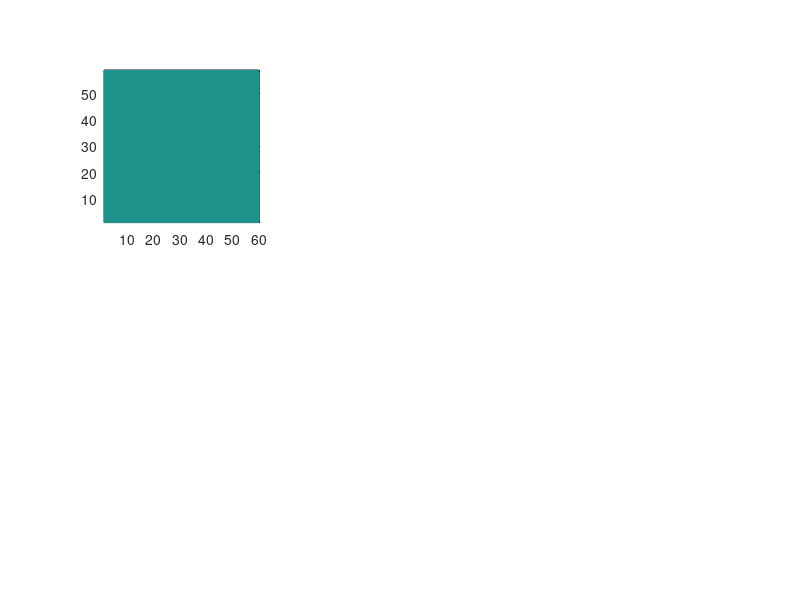
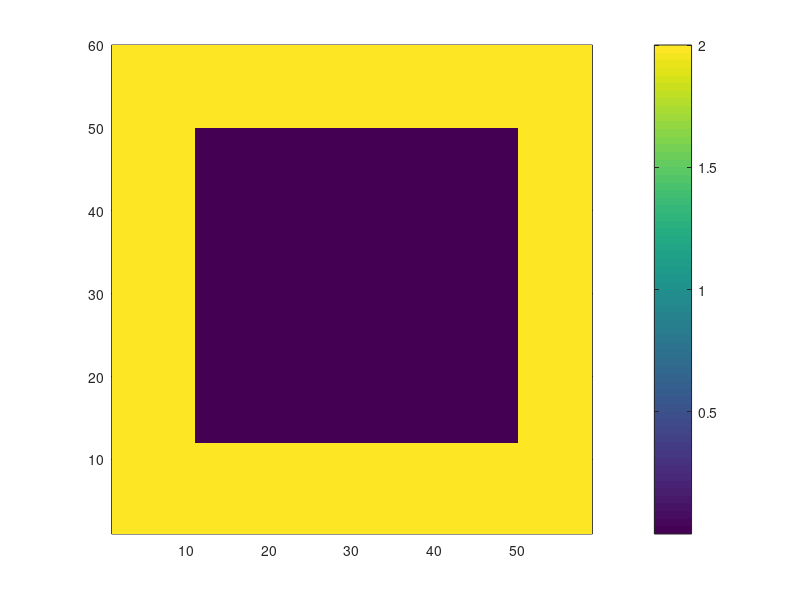

MATLAB code to generate these figures, in order: (Note: this script raises an error after producing the figures.)
%---------------------------------------------------------------
%    Compact Dispersion by Su Yu-Lun
%---------------------------------------------------------------
clear all; clc;
c=3e8;
muz=4.0*pi*1.0e-7;
epsz=1.0/(c*c*muz);
epsr=1.0;      
sigm1=0.0;


lamdastart=400.e-9;  lamdaend=1000.e-9;
lamda0=500.D-9;
nfreq=50; 

nmax=10000;
i_size=50;
j_size=50;
dx=20e-9;
phi=135;

iebc=5; jebc=iebc;

NearToFar=0;  %!..................near to far field turn on/off ...............
corrdinatelamda=1;
%  problem parameter
for ProgramParameters=1:1
ie=i_size+2*iebc;
je=j_size+2*jebc;
isrc=round(ie/2);jsrc=round(je/2);
ib=ie-1;jb=je-1;
omegacenter=2*pi*c/lamda0;
dt=dx/2/c;
tpi=2*pi;      
end;
%.......initialize Frequency and Angular Frequency Arrays.......
%      data freq/fcenter/
      lamdaspan=(lamdaend-lamdastart);
if(nfreq  == 1.)
     wstart=omegacenter; %c/(lamdastart)*tpi !4.77204e15	   ! FT starting frequency
	  wspan=omegacenter; %c/(lamdaend)*tpi-c/(lamdastart)*tpi  !.254509e15
       for i=1:nfreq
	  omega(i)=omegacenter; % !   wstart+float(i-1)/float(nfreq)*wspan        !tpi*freq(i)
      freq(i)=omega(i)/tpi;
        end;
else
for i=1:nfreq
		if(corrdinatelamda == 1.)
			 lamda(i)=lamdastart+(i-1)*lamdaspan/(nfreq);
			 omega(i)=tpi*c/lamda(i);
		else  
		     wstart= c/(lamdastart)*tpi ;
             wspan= c/(lamdaend)*tpi-c/(lamdastart)*tpi;
			 omega(i)=wstart+(i-1)/(nfreq)*wspan;
        end  
			 freq(i)=omega(i)/tpi;
end;
end;       
      ndelay=(2.e-15/dt);   %!int(3.0*gwidth)
	  gwidth2=(ndelay)^2/9.0;     %!gwidth**2  

for setup=1:1

sig(1:ie,1:je)=0;
eps(1:ie,1:je)=0;

      Ex(1:ib,1:je)=0 ; 
      Ey(1:ie,1:jb)=0; 
      Hz(1:ib,1:jb)=0;  
      Ez(1:ie,1: je)=0; 
      Hx(1:ie,1: jb)=0;
      Hy(1:ib,1: je)=0;
      
%cpml
ProjExj1(1:ib,1:je)=0 ; 
ProjExj2(1:ib,1:je)=0 ; 
ProjEyi2(1:ie,1:jb)=0; 
ProjEyi1(1:ie,1:jb)=0; 
ProjHzj1(1:ib,1:jb)=0;  
ProjHzj2(1:ib,1:jb)=0;  
ProjHzi2(1:ib,1:jb)=0;  
ProjHzi1(1:ib,1:jb)=0;  

ProjEzj1(1:ie,1:je)=0 ; 
ProjEzj2(1:ie,1:je)=0 ; 
ProjEzi2(1:ie,1:je)=0; 
ProjEzi1(1:ie,1:je)=0; 
ProjHxj1(1:ie,1:jb)=0;  
ProjHxj2(1:ie,1:jb)=0;  
ProjHyi2(1:ib,1:je)=0;  
ProjHyi1(1:ib,1:je)=0;  


bwex(1:ie)=0;
cwex(1:ie)=0;
bwey(1:je)=0;
cwey(1:je)=0;
alphae(1:iebc)=0;
sigmae(1:iebc)=0;


bwhx(1:ie)=0;
cwhx(1:ie)=0;
bwhy(1:je)=0;
cwhy(1:je)=0;
alphah(1:iebc-1)=0;
sigmah(1:iebc-1)=0;

kapahx(1:ie)=1;
kapaex(1:ie)=1;
kapahy(1:je)=1;
kapaey(1:je)=1;

ehin_i(1:ie)=1;   %F_ey(1:jb,1)=0; 
hein_i(1:ib)=1;   %F_ex(1:ib,1)=0; 
ehin_j(1:je)=1;   % F_hx(1:ib,1)=0; ,F_hy(1:jb,1)=0; 
hein_j(1:jb)=1;

end;


%===============================
%                        TFSF 
%===============================
%......Total Field/Scattered Field Parameters......
igaps=iebc+14;jgaps=jebc+14;igapsa=iebc+13; jgapsa=jebc+13;
%igaps=iebc+54;jgaps=jebc+54;igapsa=iebc+13; jgapsa=jebc+13;
%.......Total Field/Scattered Field Parameters......
if (ie >= je)    maxdim=ie; 
else  maxdim=je; 
end;
 inc=4*maxdim; incm = inc-1;
 %parameters for total/scattered boundary
iL = igaps + 1; jL = jgaps + 1;im = ie - igaps; jm = je - jgaps;     in = ib - igaps;	  jn = jb - jgaps;
%!        parameters for sa planes
io = igapsa + 1; jo = jgapsa + 1;ip = ie - igapsa; jp = je - jgapsa;iq = ip - 1; jq = jp - 1;
%         .... grid parameters....
fil = (iL);      fjl = (jL);      ril = fil - 0.5;      rjl = fjl - 0.5;      fim = (im);
fjm = (jm);      rim = fim + 0.5;      rjm = fjm + 0.5;
for arraysTS=1:1
   %          .....initialize the matrices.....
  epsr1D(1:inc)=1.D0;
  ezi(1:inc) = 0.0;
  hxi(1:incm) = 0.0;
%       arrays for envelopes at sa plane
%TSi=iq-io+1;TSj=jp-jo+1;
TSi=iq;TSj=jp;
exef=zeros(TSi,nfreq,2);
eyer=zeros(TSj,nfreq,2);
exeb=zeros(TSi,nfreq,2);
eyel=zeros(TSj,nfreq,2);
hzef=zeros(TSi,nfreq,2);
hzer=zeros(TSj,nfreq,2);
hzeb=zeros(TSi,nfreq,2);
hzel=zeros(TSj,nfreq,2);
exief=zeros(TSi,nfreq,2);
eyier=zeros(TSj,nfreq,2);
exieb=zeros(TSi,nfreq,2);
eyiel=zeros(TSj,nfreq,2);
hzief=zeros(TSi,nfreq,2);
hzier=zeros(TSj,nfreq,2);
hzieb=zeros(TSi,nfreq,2);
hziel=zeros(TSj,nfreq,2);
 totalrcse=zeros(nfreq,1);
 totalrcseInc=zeros(nfreq,1);
 totalrcseExt=zeros(nfreq,1);
%        .....wave-source case selection logic.....
      cph = cos(phi * pi/180.D0);      sph = sin(phi * pi/180.D0);
      if (phi <= 90.D0)
        wa = cph;        wb = sph;        xo = fil;        yo = fjl;
      elseif (phi <= 180.D0)
        wa = -sin(pi/180.D0 * (phi-90.D0));        wb = cos(pi/180.D0 * (phi-90.D0));
        xo = fim;        yo = fjl;
      elseif (phi <= 270.D0)
        wa = -cos(pi/180.D0 * (phi-180.D0));        wb = -sin(pi/180.D0 * (phi-180.D0));
        xo = fim;        yo = fjm;
      else
        wa = sin(pi/180.D0 * (phi-270.D0));        wb = -cos(pi/180.D0 * (phi-270.D0));
        xo = fil;        yo = fjm;
      end;
      txhz1 = wa*(ril-xo);      txhz2 = wa*(rim-xo);      tyhz1 = wb*(rjl-yo);
      tyhz2 = wb*(rjm-yo);      txey1 = wa*(ril-xo) + 0.5D0;
      txey2 = wa*(rim-xo) + 0.5D0;      tyex1 = wb*(rjl-yo) + 0.5D0;
      tyex2 = wb*(rjm-yo) + 0.5D0;
	  ES33=0.D0;	      ES22 = 0.D0;
	  ES11 = 0.D0;	  ED33=0.D0;      ED22 = 0.D0;      ED11 = 0.D0;
	  Ex_old=0.D0;	  Ey_old=0.D0;	 PEy_old2=0.D0;% PEx_old2=0.D0;	  
end;
ra = dt / epsz / dx;     
rb = dt / 2.0 / muz;      
rc = dt / muz / dx; 


%===============================
%                          PML 
%===============================

ma=1;     m=3.d0;    mur=1;  rmax=1.e-14; epsr=1;
  eta=sqrt(muz*mur/epsz/epsr);
  SigmaMax=(0.8*(m+1)/(dx*(muz/epsz*epsr)^0.5)); 
AlphaMax=0.0003; 
 	  kmax=15.;
for PMLandValueinitial=1:1
  %!.......Fill grid with ether......
     FreespeceSigma=0;
      hzDa(1:ie,1:je)=1.0;
	  hzDb(1:ie,1:je)=(dt/(muz));	       
for i = 1:iebc   %=======  E  
      SigmaEbc(i) = SigmaMax * ( (iebc - i) / (iebc - 1.0) )^m ; 
      KapaEbc(i) = 1.0+(kmax-1.0)*((iebc - i) / (iebc - 1.0))^m ; 
      AlphaEbc(i) = AlphaMax*((i-1.0)/(iebc-1.0))^ma; 
      bwebc(i) = exp(-(SigmaEbc(i) / KapaEbc(i) + AlphaEbc(i))*dt/epsz) ; 
      if ( (SigmaEbc(i) == 0.0) && (AlphaEbc(i) == 0.0) && (i == iebc) )   
         cwebc(i) = 0.0; 
      else 
         cwebc(i) = SigmaEbc(i)*(bwebc(i)-1.0)/(SigmaEbc(i)+KapaEbc(i)*AlphaEbc(i)) / KapaEbc(i); 
      end 
  end 
for i = 1:iebc-1 %=======  H  
      SigmaHbc(i) = SigmaMax * ( (iebc - i - 0.5)/(iebc-1.0))^m; 
      KapaHbc(i) = 1.0+(kmax-1.0)*((iebc - i - 0.5) / (iebc - 1.0))^m ; 
      AlphaHbc(i) = AlphaMax*((i-0.5)/(iebc-1.0))^ma; 
      bwhbc(i) = exp(-(SigmaHbc(i) / KapaHbc(i) + AlphaHbc(i))*dt/epsz) ; 
      cwhbc(i) = SigmaHbc(i)*(bwhbc(i)-1.0)/ (SigmaHbc(i)+KapaHbc(i)*AlphaHbc(i)) / KapaHbc(i); 
end  


for i=1:iebc
		 el=iebc+1-i;   % iebc, iebc-1, ...1
		 er=ie-iebc+i;  % ie-iebc-1.........ie 
    
         kapaex(i)   =KapaEbc(i);
         kapaex(er) =KapaEbc(el);         
  		 bwex(i) =bwebc(i);
		 bwex(er) =bwebc(el);         
		 cwex(i) =cwebc(i);
		 cwex(er) =cwebc(el);
      end;
for i=1:iebc-1
		 el=iebc-i;   % iebc-1, iebc-1, ...1
		 er=ie-iebc+i;  % ie-iebc-1.........ib 

         kapahx(i)   =KapaHbc(i);
         kapahx(er) =KapaHbc(el);      
		 bwhx(i) =bwhbc(i);
		 bwhx(er) =bwhbc(el);         
		 cwhx(i) =cwhbc(i);
		 cwhx(er) =cwhbc(el);    
      end;

for j=1:jebc
		 el=jebc+1-j;   % iebc, iebc-1, ...1
		 er=je-jebc+j;  % ie-iebc-1.........ie 
    
         kapaey(j)   =KapaEbc(j);
         kapaey(er) =KapaEbc(el);         
  		 bwey(j) =bwebc(j);
		 bwey(er) =bwebc(el);         
		 cwey(j) =cwebc(j);
		 cwey(er) =cwebc(el);
      end;
for j=1:jebc-1
		 el=jebc-j;   % iebc-1, iebc-1, ...1
		 er=je-jebc+j;  % ie-iebc-1.........ib 

         kapahy(j)   =KapaHbc(j);
         kapahy(er) =KapaHbc(el);      
		 bwhy(j) =bwhbc(j);
		 bwhy(er) =bwhbc(el);         
		 cwhy(j) =cwhbc(j);
		 cwhy(er) =cwhbc(el);    
      end;      
   
end;  
%plot(kapae) 
%plot(ehCa)      plot(ehCb)         plot(heDa)       plot(heDb)   plot(a)

        
%---------------------------------------------------------------
%            1/k/dx
%---------------------------------------------------------------
   ehin_i(1:ie) = 1./(kapaex(1:ie)*dx);
   ehin_j(1:je) = 1./(kapaey(1:je)*dx);
   hein_i(1:ib) = 1./(kapahx(1:ib)*dx);
   hein_j(1:jb) = 1./(kapahy(1:jb)*dx);

      Ex_old(1:ib,1:je)=0 ; 
      Ey_old(1:ie,1:jb)=0; 
      DEx(1:ib,1:je)=0 ; 
      DEy(1:ie,1:jb)=0; 
      DEx_old(1:ib,1:je)=0; 
      DEy_old(1:ie,1:jb)=0; 
      DEx_old2(1:ib,1:je)=0; 
      DEy_old2(1:ie,1:jb)=0;
      
      sigmazgeox(1:ie,1:je)=0;
      sigmazgeoy(1:ie,1:je)=0;
      sigmazgeoz(1:ie,1:je)=0;

      Ez_old(1:ie,1:je)=0 ; 
      DEz(1:ie,1:je)=0 ; 
      DEz_old(1:ie,1:je)=0; 
      DEz_old2(1:ie,1:je)=0; 
 Ex0=Ex;
 Ey0=Ey;
 Ez0=Ez;     
 Hx0=Hx;
 Hy0=Hy;
 Hz0=Hz;
 
exCa(1:ib,1:je)=0;
exCb(1:ib,1:je)=0;
eyCa(1:ie,1:jb)=0;
eyCb(1:ie,1:jb)=0;
ezCa(1:ie,1:je)=0;
ezCb(1:ie,1:je)=0;
epsrxyz(1:ib,1:jb)=epsz;
epsrex(1:ib,1:je)=epsz;
epsrey(1:ie,1:jb)=epsz;
epsrez(1:ie,1:je)=epsz;

 
%=======Ag 250nm-1000nm======
epsInf= 2.3646;
Wgap= 8.7377           /27.2214D0/(2.41888D-17);
gama= 0.07489         /27.2214D0/(2.41888D-17);


cb0=dt/dx/epsz;
db0=dt/dx/muz;
dn1=(1-gama*dt/2)/(1+gama*dt/2)
dn2=epsz*Wgap^2*dt/2/(dt*gama/2+1)
betad=epsz*epsInf/dt+dn2/2
betad=1/betad
betab=(epsz*epsInf/dt-dn2/2)*betad


    geometry=1;
%Keff=0.01*omega/c;
% Slit
jinterface=jL+100*(1e-9)/dx;
radius= 50; %(nm)                ! width
thickness=0; %(nm)	        !  thickness    
distance=150; %nm
materials= 2;			% =1.D0 -->  Gold Au,  2.D0 --> PEC,   other--> Dielectric
radius = radius*(1e-9)/dx/2;  
thickness=thickness *(1e-9)/dx;distance=distance *(1e-9)/dx;

if geometry==1
   radius_a=800 ;  %nm
   radius_b=800 ;  %nm
   radius_a = radius_a*(1e-9)/dx/2    ;
   radius_b = radius_b*(1e-9)/dx/2    ;
for i=1:ib
for j=1:jb
if( i <= isrc-radius_a | i >= isrc+radius_a | j <= jsrc-radius_b | j >= jsrc+radius_b )
	  sigmazgeox(i,j)=materials;
	  sigmazgeox(i,j+1)=materials;
	  sigmazgeoy(i,j)=materials;
	  sigmazgeoy(i+1,j)=materials;
      sigmazgeoz(i,j)=materials;
      sigmazgeoz(i+1,j)=materials;
      sigmazgeoz(i,j+1)=materials;
      sigmazgeoz(i+1,j+1)=materials;
      epsrex(i,j)=epsz*1.0;
      epsrex(i,j+1)=epsz*1.0;
      epsrey(i,j)=epsz*1.0;
	  epsrey(i+1,j)=epsz*1.0;
      epsrez(i,j)=epsz*1.0;
	  epsrez(i+1,j)=epsz*1.0;
      epsrez(i,j+1)=epsz*1.0;
      epsrez(i+1,j+1)=epsz*1.0;
     end;
end;
end; %        !Rectangular waveguide
nobsmax=9;
iobs(1)=floor(isrc-radius_a+radius_a*0.5);
iobs(2)=floor(isrc-radius_a+radius_a*1);
iobs(3)=floor(isrc-radius_a+radius_a*1.5);

iobs(4)=floor(isrc-radius_a+radius_a*0.5);
iobs(5)=floor(isrc-radius_a+radius_a*1);
iobs(6)=floor(isrc-radius_a+radius_a*1.5);
iobs(7)=floor(isrc-radius_a+radius_a*0.5);
iobs(8)=floor(isrc-radius_a+radius_a*1);
iobs(9)=floor(isrc-radius_a+radius_a*1.5);

jobs(1)=floor(jsrc-radius_b+radius_b*0.5);
jobs(2)=floor(jsrc-radius_b+radius_b*0.5);
jobs(3)=floor(jsrc-radius_b+radius_b*0.5);
jobs(4)=floor(jsrc-radius_b+radius_b*1.0);
jobs(5)=floor(jsrc-radius_b+radius_b*1.0);
jobs(6)=floor(jsrc-radius_b+radius_b*1.0);
jobs(7)=floor(jsrc-radius_b+radius_b*1.5);
jobs(8)=floor(jsrc-radius_b+radius_b*1.5);
jobs(9)=floor(jsrc-radius_b+radius_b*1.5);
m=1;
n=1;
TEModes=1;
TMModes=0;
h2=((m)*pi/2./radius_a/dx)^2+((n)*pi/2./radius_b/dx)^2;
kc=sqrt(h2);
betamn=sqrt( (omegacenter/3e8)^2-kc^2)  ;  %   %%% lamda0  pulse=lamda
Keff=betamn;

if (TEModes== 1)   %%TEmode--------------------
for X=isrc-radius_a:isrc+radius_a
for Y=jsrc-radius_b:jsrc+radius_b
Ex0(X,Y)= omegacenter*muz/h2*(n*pi/2/radius_b)*cos(m*pi/2/radius_a*(X-isrc+radius_a))*sin(n*pi/2/(radius_b)*(Y-jsrc+radius_b));
Ey0(X,Y)=-omegacenter*muz/h2*(m*pi/2/radius_a)*sin(m*pi/2/radius_a*(X-isrc+radius_a))*cos(n*pi/2/(radius_b)*(Y-jsrc+radius_b));
Hx0(X,Y)=Keff/h2*(m*pi/2/radius_a)*sin(m*pi/2/radius_a*(X-isrc+radius_a))*cos(n*pi/2/(radius_b)*(Y-jsrc+radius_b));    
Hy0(X,Y)=Keff/h2*(n*pi/2/radius_b)*cos(m*pi/2/radius_a*(X-isrc+radius_a))*sin(n*pi/2/(radius_b)*(Y-jsrc+radius_b));    
Hz0(X,Y)=cos(m*pi/2/radius_a*(X-isrc+radius_a))*cos(n*pi/2/(radius_b)*(Y-jsrc+radius_b));

end  
end     
end    %%TEmode--------------------
if (TMModes == 1)  %%TMmode--------------------
for X=isrc-radius_a:isrc+radius_a
for Y=jsrc-radius_b:jsrc+radius_b
Ex0(X,Y)=sin(m*pi/2/radius_a*(X-isrc+radius_a))*sin(n*pi/2/(radius_b)*(Y-jsrc+radius_b));
Ey0(X,Y)=sin(m*pi/2/radius_a*(X-isrc+radius_a))*sin(n*pi/2/(radius_b)*(Y-jsrc+radius_b));
Ez0(X,Y)=sin(m*pi/2/radius_a*(X-isrc+radius_a))*sin(n*pi/2/(radius_b)*(Y-jsrc+radius_b));
Hx0(X,Y)=sin(m*pi/2/radius_a*(X-isrc+radius_a))*sin(n*pi/2/(radius_b)*(Y-jsrc+radius_b));
Hy0(X,Y)=sin(m*pi/2/radius_a*(X-isrc+radius_a))*sin(n*pi/2/(radius_b)*(Y-jsrc+radius_b));
end  
end     

end           %%TMmode--------------------

end
 Keff=betamn*dx;   

exCa(1:ib,1:je)=(1.0-FreespeceSigma*dt ./ (2.0*epsrex(1:ib,1:je))) ./(1.0 +FreespeceSigma* dt ./ (2.0*epsrex(1:ib,1:je)));
exCb(1:ib,1:je)=(dt./(epsrex(1:ib,1:je))) ./ (1.0 + FreespeceSigma*dt ./ (2.0*epsrex(1:ib,1:je)));
eyCa(1:ie,1:jb)=(1.0-FreespeceSigma*dt./ (2.0*epsrey(1:ie,1:jb))) ./(1.0 +FreespeceSigma* dt ./ (2.0*epsrey(1:ie,1:jb)));
eyCb(1:ie,1:jb)=(dt./(epsrey(1:ie,1:jb))) ./ (1.0 + FreespeceSigma*dt ./ (2.0*epsrey(1:ie,1:jb)));
ezCa(1:ie,1:je)=(1.0-FreespeceSigma*dt./ (2.0*epsrez(1:ie,1:je))) ./(1.0 +FreespeceSigma* dt ./ (2.0*epsrez(1:ie,1:je)));
ezCb(1:ie,1:je)=(dt./(epsrez(1:ie,1:je))) ./ (1.0 + FreespeceSigma*dt ./ (2.0*epsrez(1:ie,1:je)));
figure(99)
 pcolor((epsrex(1:ib,1:je)+sigmazgeox(1:ib,1:je))');shading flat;daspect([1 1 1]);colorbar; 
 %stop;%
 %pause;%stop;
 
 ExDFTobs(1:nobsmax,1:nfreq,1:2)=0.;
 EyDFTobs(1:nobsmax,1:nfreq,1:2)=0.;
 EzDFTobs(1:nobsmax,1:nfreq,1:2)=0.;
 HxDFTobs(1:nobsmax,1:nfreq,1:2)=0.;
 HyDFTobs(1:nobsmax,1:nfreq,1:2)=0.;
 HzDFTobs(1:nobsmax,1:nfreq,1:2)=0.;
 snorm(1:nfreq,1:2)=0.;
 %Hx=Hx0;Hy=Hy0;Hz=Hz0;
for  n=1:nmax
		  %n   
      t2=(n)*dt;tt2=(n-ndelay)*dt;



  gaussianProfile=exp(-1.0*((n-ndelay)^2)/gwidth2);

 sinusoid=sin(c/500e-9*2*pi*t2) ; 

        sinegauss=sinusoid*gaussianProfile;
		esource=sinegauss/377;          
        
%=======================
%        update  Ex Ey Ez
%=======================
      Ex_old2(1:ib,1:je)=Ex_old(1:ib,1:je); 
      Ex_old(1:ib,1:je)=Ex(1:ib,1:je); 
      DEx_old2(1:ib,1:je)=DEx_old(1:ib,1:je); 
      DEx_old(1:ib,1:je)=DEx(1:ib,1:je); 
  
for i=1:ib   
  for  j=2:jb
         if (sigmazgeox(i,j) == 1)
     Ex(i,j)=betab*Ex(i,j)+((Hz(i,j)-Hz(i,j-1))*ehin_j(j) -(dn1+1)*0.5*DEx(i,j))*betad +Keff*Hy(i,j)*exCb(i,j);
              DEx(i,j)=dn1*DEx_old(i,j)+dn2*(Ex(i,j)+Ex_old(i,j)) ;
              ProjExj1(i,j)=bwey(j)*ProjExj1(i,j)+cwey(j) *(Hz(i,j)-Hz(i,j-1))/dx;    
              Ex(i,j) = Ex(i,j) + exCb(i,j)*ProjExj1(i,j)*betad;
         elseif (sigmazgeox(i,j) == 2)       
     Ex(i,j)=0;
              ProjExj1(i,j)=bwey(j)*ProjExj1(i,j)+cwey(j) *(Hz(i,j)-Hz(i,j-1) )/dx;    
              Ex(i,j) = Ex(i,j) + exCb(i,j)*ProjExj1(i,j);
         else
     Ex(i,j)=Ex(i,j)+(Hz(i,j)-Hz(i,j-1)+Keff*Hy(i,j))*cb0  ;     
              %ProjExj1(i,j)=bwey(j)*ProjExj1(i,j)+cwey(j) *(Hz(i,j)-Hz(i,j-1))/dx;    
              %Ex(i,j) = Ex(i,j) + exCb(i,j)*ProjExj1(i,j);
         end             
   end;    
end;

      Ey_old2(1:ie,1:jb)=Ey_old(1:ie,1:jb); 
      Ey_old(1:ie,1:jb)=Ey(1:ie,1:jb); 
      DEy_old2(1:ie,1:jb)=DEy_old(1:ie,1:jb);  
      DEy_old(1:ie,1:jb)=DEy(1:ie,1:jb);        
for i=2:ib      
  for  j=1:jb 
         if (sigmazgeoy(i,j) == 1)
      Ey(i,j)=betab*Ey(i,j)+((Hz(i-1,j)-Hz(i,j))*ehin_i(i)  -(dn1+1)*0.5*DEy(i,j) )*betad -Keff*Hx(i,j)*eyCb(i,j);
              DEy(i,j)=dn1*DEy_old(i,j)+dn2*(Ey(i,j)+Ey_old(i,j));
              ProjEyi1(i,j) = bwex(i)*ProjEyi1(i,j) - cwex(i)*(Hz(i,j) - Hz(i-1,j))/dx;  
              Ey(i,j) = Ey(i,j) +  eyCb(i,j)*ProjEyi1(i,j)*betad;
         elseif (sigmazgeoy(i,j) == 2)    
      Ey(i,j)=0;
              ProjEyi1(i,j) = bwex(i)*ProjEyi1(i,j) - cwex(i)*(Hz(i,j) - Hz(i-1,j))/dx;  
              Ey(i,j) = Ey(i,j) +  eyCb(i,j)*ProjEyi1(i,j);
         else
      Ey(i,j)=Ey(i,j)+(-Hz(i,j)+Hz(i-1,j)-Keff*Hx(i,j) )*cb0;    
             % ProjEyi1(i,j) = bwex(i)*ProjEyi1(i,j) - cwex(i)*(Hz(i,j) - Hz(i-1,j))/dx;  
              %Ey(i,j) = Ey(i,j) +  eyCb(i,j)*ProjEyi1(i,j);
         end    
   end;    
end;

      Ez_old2(1:ib,1:jb)=Ez_old(1:ib,1:jb); 
      Ez_old(1:ib,1:jb)=Ez(1:ib,1:jb); 
      DEz_old2(1:ib,1:jb)=DEz_old(1:ib,1:jb);  
      DEz_old(1:ib,1:jb)=DEz(1:ib,1:jb); 
for i = 2:ib 
     for j = 2:jb 
          if (sigmazgeoz(i,j) == 1)      
      Ez(i,j)=betab*Ez(i,j)+( ((Hy(i,j) - Hy(i-1,j))*ehin_i(i) + (Hx(i,j-1) - Hx(i,j))*ehin_j(j)) -(dn1+1)*0.5*DEz(i,j) )*betad;
              DEz(i,j)=dn1*DEz_old(i,j)+dn2*(Ez(i,j)+Ez_old(i,j));
              ProjEzj1(i,j)=bwey(j)*ProjEzj1(i,j)+cwey(j) *(Hx(i,j-1) - Hx(i,j))/dx;    
              Ez(i,j) = Ez(i,j) +ezCb(i,j)*ProjEzj1(i,j)*betad;
              ProjEzi1(i,j) = bwex(i)*ProjEzi1(i,j) + cwex(i)*(Hy(i,j) - Hy(i-1,j))/dx;  
              Ez(i,j) = Ez(i,j) +ezCb(i,j)*ProjEzi1(i,j)*betad;
         elseif (sigmazgeoz(i,j) == 2)    
      Ez(i,j)=0;
              ProjEzj1(i,j)=bwey(j)*ProjEzj1(i,j)+cwey(j) *(Hx(i,j-1) - Hx(i,j))/dx;    
              Ez(i,j) = Ez(i,j) +ezCb(i,j)*ProjEzj1(i,j);
              ProjEzi1(i,j) = bwex(i)*ProjEzi1(i,j) + cwex(i)*(Hy(i,j) - Hy(i-1,j))/dx;  
              Ez(i,j) = Ez(i,j) +ezCb(i,j)*ProjEzi1(i,j);
          else
      Ez(i,j) = Ez(i,j) + cb0* ((Hy(i,j) - Hy(i-1,j) + (Hx(i,j-1) - Hx(i,j))));
             % ProjEzj1(i,j)=bwey(j)*ProjEzj1(i,j)+cwey(j) *(Hx(i,j-1) - Hx(i,j))/dx;    
              %Ez(i,j) = Ez(i,j) +ezCb(i,j)*ProjEzj1(i,j);
             % ProjEzi1(i,j) = bwex(i)*ProjEzi1(i,j) + cwex(i)*(Hy(i,j) - Hy(i-1,j))/dx;  
             % Ez(i,j) = Ez(i,j) +ezCb(i,j)*ProjEzi1(i,j);
          end
	end 
end 
 
 %  Ez=Ez+Ez0*esource; 
  for iff=1:nfreq
      rd(iff,1)=esource*cos(omega(iff)*t2);
      rd(iff,2)=esource*sin(omega(iff)*t2);
      snorm(iff,1)=snorm(iff,1)+rd(iff,1);
      snorm(iff,2)=snorm(iff,2)+rd(iff,2);
      for i1=1:2
           for nobs=1:nobsmax
              ExDFTobs(nobs,iff,i1)=ExDFTobs(nobs,iff,i1)+Ex(iobs(nobs),jobs(nobs))*rd(iff,i1);
              EyDFTobs(nobs,iff,i1)=EyDFTobs(nobs,iff,i1)+Ey(iobs(nobs),jobs(nobs))*rd(iff,i1);
              EzDFTobs(nobs,iff,i1)=EzDFTobs(nobs,iff,i1)+Ez(iobs(nobs),jobs(nobs))*rd(iff,i1);
              HxDFTobs(nobs,iff,i1)=HxDFTobs(nobs,iff,i1)+Hx(iobs(nobs),jobs(nobs))*rd(iff,i1);
              HyDFTobs(nobs,iff,i1)=HyDFTobs(nobs,iff,i1)+Hy(iobs(nobs),jobs(nobs))*rd(iff,i1);
              HzDFTobs(nobs,iff,i1)=HzDFTobs(nobs,iff,i1)+Hz(iobs(nobs),jobs(nobs))*rd(iff,i1);
           end
      end
  end
%=======================
%        update  Hx Hy Hz
%=======================
for i = 2:ib 
  for j = 1:jb 
     Hx(i,j)=Hx(i,j) + db0* (Ez(i,j) - Ez(i,j+1)  +Keff*Ey(i,j)) ;     
              %ProjHxj1(i,j) = bwhy(j)*ProjHxj1(i,j) + cwhy(j)*(Ez(i,j) - Ez(i,j+1))/dx;%  Hz, y direction
              %Hx(i,j) = Hx(i,j) + hzDb(i,j)*ProjHxj1(i,j);
	end 
end 
for i = 1:ib 
	 for j = 2:jb 
      Hy(i,j)=Hy(i,j) + db0* ( Ez(i+1,j) - Ez(i,j) - Keff*Ex(i,j));    
             % ProjHyi1(i,j) = bwhx(i)*ProjHyi1(i,j) + cwhx(i) *(Ez(i+1,j) - Ez(i,j))/dx;%   Hz, x direction
             % Hy(i,j) = Hy(i,j) +hzDb(i,j)*ProjHyi1(i,j);
	 end  
  end 
for i = 1:ib 
  for  j=1:jb	  
	  Hz(i,j)=Hz(i,j)+db0*(Ex(i,j+1)-Ex(i,j)-(Ey(i+1,j)-Ey(i,j)));
             % ProjHzi1(i,j) = bwhx(i)*ProjHzi1(i,j) - cwhx(i) *(Ey(i+1,j) - Ey(i,j))/dx;%   Hz, x direction
             % Hz(i,j) = Hz(i,j) +hzDb(i,j)*ProjHzi1(i,j);
             % ProjHzj1(i,j) = bwhy(j)*ProjHzj1(i,j) + cwhy(j)*(Ex(i,j+1) - Ex(i,j))/dx;%  Hz, y direction
             % Hz(i,j) = Hz(i,j) + hzDb(i,j)*ProjHzj1(i,j);
   end;
end

Hz=Hz+Hz0*esource; 

if mod(n,1)==0;
  n  
figure(9);
    timestep=int2str(n);

subplot(2,3,1);pcolor(Hx'); shading flat; daspect([1 1 1]);colorbar('horiz');%caxis([-0.001 0.001]);% title('Hx');
subplot(2,3,2);pcolor(Hy'); shading flat; daspect([1 1 1]);colorbar('horiz');%caxis([-0.001 0.001]);% title('Hy'); 
subplot(2,3,3);pcolor(Ez'); shading flat; daspect([1 1 1]);colorbar('horiz');%caxis([-0.5 0.5]);        %title('Ez');

subplot(2,3,4);pcolor(Ex'); shading flat; daspect([1 1 1]);colorbar('horiz');%caxis([-0.5 0.5]);%title('Ex');
subplot(2,3,5);pcolor(Ey'); shading flat; daspect([1 1 1]);colorbar('horiz');%caxis([-0.5 0.5]);%title('Ey');
subplot(2,3,6);pcolor(Hz'); shading flat; daspect([1 1 1]);colorbar('horiz');%caxis([-0.001 0.001]);%title('Hz');
 %pcolor( (Ex(1:ib,1:jb).^2+Ey(1:ib,1:jb).^2)'); shading flat;colorbar('horiz');
% title(['Hz at time step = ',timestep]);%colorbar;axis image;axis on;  % caxis([-0.01 0.01]);
%hold off;
% Hz(isrc,jsrc)

end


end;

for iff=1:nfreq
      
      snorm(iff,1)=(sqrt(snorm(iff,1)^2+snorm(iff,2)^2));

           for nobs=1:nobsmax
              ExDFTobs(nobs,iff,1)=sqrt(ExDFTobs(nobs,iff,1)^2+ExDFTobs(nobs,iff,2)^2)/snorm(iff,1);
              EyDFTobs(nobs,iff,1)=sqrt(EyDFTobs(nobs,iff,1)^2+EyDFTobs(nobs,iff,2)^2)/snorm(iff,1);
              EzDFTobs(nobs,iff,1)=sqrt(EzDFTobs(nobs,iff,1)^2+EzDFTobs(nobs,iff,2)^2)/snorm(iff,1);
              HxDFTobs(nobs,iff,1)=sqrt(HxDFTobs(nobs,iff,1)^2+HxDFTobs(nobs,iff,2)^2)/snorm(iff,1);
              HyDFTobs(nobs,iff,1)=sqrt(HyDFTobs(nobs,iff,1)^2+HyDFTobs(nobs,iff,2)^2)/snorm(iff,1);
              HzDFTobs(nobs,iff,1)=sqrt(HzDFTobs(nobs,iff,1)^2+HzDFTobs(nobs,iff,2)^2)/snorm(iff,1);
           end
end
ExDFT(1:nfreq)=0.;EyDFT(1:nfreq)=0.;EzDFT(1:nfreq)=0.;
HxDFT(1:nfreq)=0.;HyDFT(1:nfreq)=0.;HzDFT(1:nfreq)=0.;
for nobs=1:nobsmax
    for iff=1:nfreq
ExDFT(iff)= ExDFT(iff)+ExDFTobs(nobs,iff,1);
EyDFT(iff)= EyDFT(iff)+EyDFTobs(nobs,iff,1);
EzDFT(iff)= EzDFT(iff)+EzDFTobs(nobs,iff,1);
HxDFT(iff)= HxDFT(iff)+HxDFTobs(nobs,iff,1);
HyDFT(iff)= HyDFT(iff)+HyDFTobs(nobs,iff,1);
HzDFT(iff)= HzDFT(iff)+HzDFTobs(nobs,iff,1);
    end;end;

figure(32);subplot(3,2,1);plot(lamda,ExDFTobs(1,:,1));
subplot(3,2,2);plot(lamda,EyDFTobs(1,:,1));
subplot(3,2,3);plot(lamda,EzDFTobs(1,:,1));
subplot(3,2,4);plot(lamda,HxDFTobs(1,:,1));
subplot(3,2,5);plot(lamda,HyDFTobs(1,:,1));
subplot(3,2,6);plot(lamda,HzDFTobs(1,:,1));
figure(4);plot(lamda,ExDFT.*EyDFT.*HzDFT.*HxDFT.*HyDFT);


